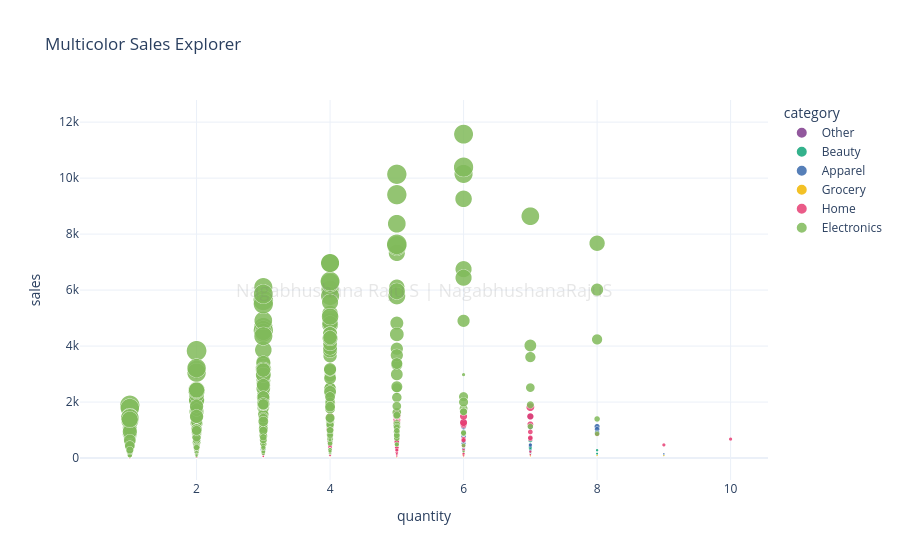

Notebook code cell kept with this figure:
### Markdown cell above
## 12. Multicolor and Interactive 3D Plots

This section adds richer Plotly visuals, including multicolor retail charts and a dropdown-driven 3D explorer with changeable axes and color grouping.

### Code cell
# Signature: Nagabhushana Raju S
import ipywidgets as widgets
import plotly.express as px
from IPython.display import clear_output, display

interactive_plot_dir = PLOTS_DIR / "interactive"
interactive_plot_dir.mkdir(parents=True, exist_ok=True)

plotly_numeric_columns = [
    column
    for column in ["quantity", "price", "sales", "customer_purchase_count", "month", "day_of_week", "hour"]
    if column in cleaned_df.columns
]
plotly_categorical_columns = [column for column in ["category", "region", "product"] if column in cleaned_df.columns]

if "category" in cleaned_df.columns and {"quantity", "sales", "price"}.issubset(cleaned_df.columns):
    scatter_fig = px.scatter(
        cleaned_df,
        x="quantity",
        y="sales",
        color="category",
        size="price",
        hover_data=[column for column in ["product", "region", "customer_id"] if column in cleaned_df.columns],
        color_discrete_sequence=px.colors.qualitative.Bold,
        template="plotly_white",
        title="Multicolor Sales Explorer",
    )
    scatter_fig.update_traces(marker=dict(opacity=0.85, line=dict(width=0.5, color="white")))
    scatter_fig = apply_plotly_signature(scatter_fig)
    scatter_fig.write_html(interactive_plot_dir / "multicolor_sales_explorer.html", include_plotlyjs="cdn")
    scatter_fig.show()


def build_3d_retail_figure(x_axis: str, y_axis: str, z_axis: str, color_by: str):
    color_argument = None if color_by == "None" else color_by
    fig = px.scatter_3d(
        cleaned_df,
        x=x_axis,
        y=y_axis,
        z=z_axis,
        color=color_argument,
        hover_data=[column for column in ["product", "region", "category", "customer_id"] if column in cleaned_df.columns],
        color_discrete_sequence=px.colors.qualitative.Vivid,
        template="plotly_white",
        title=f"Interactive 3D Retail Explorer: {x_axis} vs {y_axis} vs {z_axis}",
    )
    fig.update_traces(marker=dict(size=5, opacity=0.82))
    fig.update_layout(
        scene=dict(
            xaxis_title=x_axis.title(),
            yaxis_title=y_axis.title(),
            zaxis_title=z_axis.title(),
            bgcolor="rgb(250,250,250)",
        ),
        margin=dict(l=0, r=0, t=60, b=0),
    )
    fig = apply_plotly_signature(fig)
    fig.write_html(interactive_plot_dir / "interactive_3d_retail.html", include_plotlyjs="cdn")
    return fig


if len(plotly_numeric_columns) >= 3:
    x_default = "quantity" if "quantity" in plotly_numeric_columns else plotly_numeric_columns[0]
    y_default = "price" if "price" in plotly_numeric_columns else plotly_numeric_columns[1]
    z_default = "sales" if "sales" in plotly_numeric_columns else plotly_numeric_columns[2]
    color_default = "category" if "category" in plotly_categorical_columns else (plotly_categorical_columns[0] if plotly_categorical_columns else "None")

    x_dropdown = widgets.Dropdown(options=plotly_numeric_columns, value=x_default, description="X")
    y_dropdown = widgets.Dropdown(options=plotly_numeric_columns, value=y_default, description="Y")
    z_dropdown = widgets.Dropdown(options=plotly_numeric_columns, value=z_default, description="Z")
    color_dropdown = widgets.Dropdown(options=["None", *plotly_categorical_columns], value=color_default, description="Color")
    refresh_button = widgets.Button(description="Update 3D Plot", button_style="success", icon="refresh")
    plot_output = widgets.Output()

    def refresh_3d_plot(button=None) -> None:
        _ = button
        with plot_output:
            clear_output(wait=True)
            display(build_3d_retail_figure(x_dropdown.value, y_dropdown.value, z_dropdown.value, color_dropdown.value))

    refresh_button.on_click(refresh_3d_plot)
    control_row = widgets.HBox([x_dropdown, y_dropdown, z_dropdown, color_dropdown, refresh_button])
    display(widgets.HTML("<p><strong>Interactive 3D Explorer:</strong> change the axes or color grouping, then click Update 3D Plot.</p>"))
    display(control_row, plot_output)
    refresh_3d_plot()
else:
    print("Not enough numeric columns are available to build the interactive 3D explorer.")

### Figure 1 — Plotly figure (JSON) as saved in the notebook; plotly's stock layout.template omitted (floating-point values rounded to 4 significant figures; data arrays with more than 128 entries replaced by an {"elided": "..."} marker saying what was removed)
{"data": [{"customdata": {"elided": "71x3 str values"}, "hovertemplate": "category=Other<br>quantity=%{x}<br>sales=%{y}<br>price=%{marker.size}<br>product=%{customdata[0]}<br>region=%{customdata[1]}<br>customer_id=%{customdata[2]}<extra></extra>", "legendgroup": "Other", "marker": {"color": "rgb(127, 60, 141)", "line": {"color": "white", "width": 0.5}, "opacity": 0.85, "size": [114.5, 233.8, 223.2, 112.8, 146.0, 156.7, 91.29, 159.7, 90.34, 64.13, 104.0, 165.7, 65.53, 140.6, 131.5, 137.3, 132.9, 83.33, 258.1, 150.4, 105.1, 237.0, 126.9, 77.77, 114.7, 70.32, 185.2, 164.9, 252.4, 128.2, 230.9, 90.62, 196.7, 154.4, 230.8, 181.3, 165.0, 155.4, 229.0, 98.01, 81.16, 84.7, 232.2, 208.0, 210.2, 121.8, 241.1, 131.4, 173.5, 163.7, 227.7, 93.22, 94.11, 105.5, 114.1, 144.4, 213.1, 204.8, 175.7, 250.9, 64.36, 92.59, 236.8, 164.8, 123.9, 233.9, 206.1, 237.1, 167.4, 119.6, 169.9], "sizemode": "area", "sizeref": 5.498, "symbol": "circle"}, "mode": "markers", "name": "Other", "showlegend": true, "type": "scattergl", "x": [3, 3, 4, 4, 3, 5, 2, 4, 2, 5, 7, 3, 3, 4, 5, 3, 5, 5, 3, 4, 3, 7, 4, 3, 4, 5, 3, 5, 2, 4, 6, 2, 3, 4, 4, 2, 3, 3, 3, 2, 2, 4, 4, 4, 2, 1, 1, 2, 2, 4, 2, 2, 2, 6, 3, 4, 3, 2, 3, 5, 2, 5, 2, 4, 3, 3, 3, 4, 3, 1, 4], "xaxis": "x", "y": [282.2, 604.2, 851.6, 362.8, 312.5, 778.2, 158.3, 497.9, 138.4, 316.3, 699.9, 415.1, 156.3, 513.0, 652.2, 375.7, 516.5, 311.9, 651.6, 493.5, 292.6, 1484.0, 425.3, 185.3, 422.9, 347.0, 403.8, 660.7, 411.2, 412.7, 1296.0, 167.6, 539.4, 550.9, 763.4, 313.7, 363.5, 329.7, 605.9, 179.7, 147.3, 307.7, 770.7, 758.4, 385.1, 86.57, 210.7, 190.3, 309.4, 480.5, 383.4, 145.1, 171.0, 629.0, 274.3, 528.3, 628.3, 363.0, 508.2, 1070.0, 94.38, 458.5, 422.6, 515.1, 331.5, 519.9, 455.2, 790.4, 412.2, 99.92, 669.8], "yaxis": "y"}, {"customdata": {"elided": "303x3 str values"}, "hovertemplate": "category=Beauty<br>quantity=%{x}<br>sales=%{y}<br>price=%{marker.size}<br>product=%{customdata[0]}<br>region=%{customdata[1]}<br>customer_id=%{customdata[2]}<extra></extra>", "legendgroup": "Beauty", "marker": {"color": "rgb(17, 165, 121)", "line": {"color": "white", "width": 0.5}, "opacity": 0.85, "size": {"elided": "303 float values"}, "sizemode": "area", "sizeref": 5.498, "symbol": "circle"}, "mode": "markers", "name": "Beauty", "showlegend": true, "type": "scattergl", "x": {"elided": "303 int values"}, "xaxis": "x", "y": {"elided": "303 float values"}, "yaxis": "y"}, {"customdata": {"elided": "285x3 str values"}, "hovertemplate": "category=Apparel<br>quantity=%{x}<br>sales=%{y}<br>price=%{marker.size}<br>product=%{customdata[0]}<br>region=%{customdata[1]}<br>customer_id=%{customdata[2]}<extra></extra>", "legendgroup": "Apparel", "marker": {"color": "rgb(57, 105, 172)", "line": {"color": "white", "width": 0.5}, "opacity": 0.85, "size": {"elided": "285 float values"}, "sizemode": "area", "sizeref": 5.498, "symbol": "circle"}, "mode": "markers", "name": "Apparel", "showlegend": true, "type": "scattergl", "x": {"elided": "285 int values"}, "xaxis": "x", "y": {"elided": "285 float values"}, "yaxis": "y"}, {"customdata": {"elided": "273x3 str values"}, "hovertemplate": "category=Grocery<br>quantity=%{x}<br>sales=%{y}<br>price=%{marker.size}<br>product=%{customdata[0]}<br>region=%{customdata[1]}<br>customer_id=%{customdata[2]}<extra></extra>", "legendgroup": "Grocery", "marker": {"color": "rgb(242, 183, 1)", "line": {"color": "white", "width": 0.5}, "opacity": 0.85, "size": {"elided": "273 float values"}, "sizemode": "area", "sizeref": 5.498, "symbol": "circle"}, "mode": "markers", "name": "Grocery", "showlegend": true, "type": "scattergl", "x": {"elided": "273 int values"}, "xaxis": "x", "y": {"elided": "273 float values"}, "yaxis": "y"}, {"customdata": {"elided": "240x3 str values"}, "hovertemplate": "category=Home<br>quantity=%{x}<br>sales=%{y}<br>price=%{marker.size}<br>product=%{customdata[0]}<br>region=%{customdata[1]}<br>customer_id=%{customdata[2]}<extra></extra>", "legendgroup": "Home", "marker": {"color": "rgb(231, 63, 116)", "line": {"color": "white", "width": 0.5}, "opacity": 0.85, "size": {"elided": "240 float values"}, "sizemode": "area", "sizeref": 5.498, "symbol": "circle"}, "mode": "markers", "name": "Home", "showlegend": true, "type": "scattergl", "x": {"elided": "240 int values"}, "xaxis": "x", "y": {"elided": "240 float values"}, "yaxis": "y"}, {"customdata": {"elided": "328x3 str values"}, "hovertemplate": "category=Electronics<br>quantity=%{x}<br>sales=%{y}<br>price=%{marker.size}<br>product=%{customdata[0]}<br>region=%{customdata[1]}<br>customer_id=%{customdata[2]}<extra></extra>", "legendgroup": "Electronics", "marker": {"color": "rgb(128, 186, 90)", "line": {"color": "white", "width": 0.5}, "opacity": 0.85, "size": {"elided": "328 float values"}, "sizemode": "area", "sizeref": 5.498, "symbol": "circle"}, "mode": "markers", "name": "Electronics", "showlegend": true, "type": "scattergl", "x": {"elided": "328 int values"}, "xaxis": "x", "y": {"elided": "328 float values"}, "yaxis": "y"}], "layout": {"annotations": [{"font": {"color": "gray", "size": 18}, "opacity": 0.18, "showarrow": false, "text": "Nagabhushana Raju S | NagabhushanaRajuS", "x": 0.5, "xref": "paper", "y": 0.5, "yref": "paper"}], "legend": {"itemsizing": "constant", "title": {"text": "category"}, "tracegroupgap": 0}, "title": {"text": "Multicolor Sales Explorer"}, "xaxis": {"anchor": "y", "domain": [0, 1], "title": {"text": "quantity"}}, "yaxis": {"anchor": "x", "domain": [0, 1], "title": {"text": "sales"}}}}
